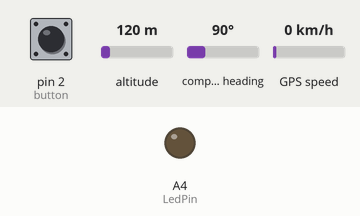
This sketch was run on a simulated Arduino Uno, built with avr-gcc and run on an emulated ATmega328P. On the bench: output pins drawn as LEDs (lit = HIGH). The inputs (shaded band) are chosen by the test bench; at power-on: pin 2 (button) HIGH, altitude 120 m, compass heading 90°, GPS speed 0 km/h. Storage starts empty; the GPS gets a fix after 3 s at 37.7749, -122.4194 with 8 satellites; what the sketch prints to the serial monitor is not drawn.

Above: at 1.2 s.
1.3 s: pin 2 (button) pulled LOW for 0.15 s
At 2.1 s:
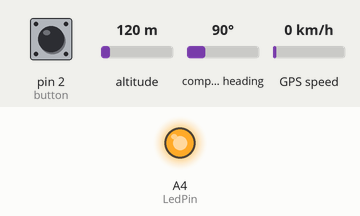
2.9 s: pin 2 (button) pulled LOW for 1 s
At 3.7 s:
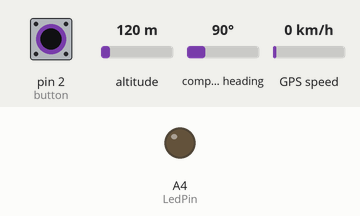
5.4 s: pin 2 (button) pulled LOW for 3.2 s
At 6.6 s:
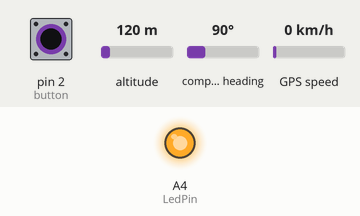
Timing chart, 0 to 8.4 s (numbered marks = the images above; inputs shaded):
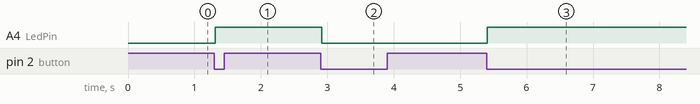

The sketch:

GPSinfromasjon.ino
```cpp
/*

Denne filen logger GPS-data i NMEA format til en tekstfil på et SD-kort.
Loggingen starter ved å trekke en byter. Det er per nå ingen måte å avslutte loggingen med den samme bryteren.
Loggingen avsluttes ved å ta ut SD-kortet fra SD-kort modulen.


Krav for opplastning/kjøring av programmet:
SD-kort
GPS-modul
SD-kort-modul
Arduino UNO

Steg for å komme kjøre programmet:
1. Last ned følgende biblioteker:
    https://github.com/thomasfredericks/Bounce2
    https://www.arduino.cc/reference/en/libraries/sd/
    https://docs.arduino.cc/learn/built-in-libraries/software-serial
    http://arduiniana.org/libraries/tinygpsplus/

 */

#include <Bounce2.h>                      // Bibliotek som brukes for bryteren
#include <SoftwareSerial.h>               // Bibliotek som gjør det mulig med seriell kommunikasjon
#include <TinyGPS++.h>                    // Bibliotek for GPS
#include <SD.h>                           // Bibliotek for SD-kort
#include <SPI.h>

// Definerer variabler
SoftwareSerial gpsSerial(7, 6);           // RX og TX pinner for GPS-modulen
TinyGPSPlus gps;
File gpsFile;                             // Lager en fil

int LedPin = A4;                          // LED lampe
const byte ButtonPin = 2;                 // Pinne til bryteren
Bounce button = Bounce();
bool LogFlag = false;

const int chipSelect = 8;                 // Pinne for the SD-kortmodulen

void buttonCheck()                        // Metode for å sjekke statusen til bryteren
{
  button.update();
  if(button.fell())
  {
    if (LogFlag)
    {
      LogFlag = 0;                        // Stopp å logge
    }
    else
    {
      LogFlag = 1;                        // Start å logge
    }
    digitalWrite (LedPin, LogFlag);       // LED lyser avhengig av bryteren
  }
}

void setup()
{
  Serial.begin(9600);                     // Starter seriell kommunikasjon, 9600 bps er baudraten
  gpsSerial.begin(9600);                  // Starter GPS-en

  button.attach(2,INPUT_PULLUP);          // Bryter aktivert med pull-up motstand
  pinMode(LedPin, OUTPUT);

  // Initialiserer SD-kortet
  Serial.print ("Initialiserer SD kort...");
  if (!SD.begin(chipSelect))
  {
    Serial.println("SD-kort initialiseringen feilet!");
    return;
  }
  Serial.println("Initialisering ferdig.");
  Serial.println("Lager tekstfil...");
}

void loop()
{
  buttonCheck();                                      // Ser om bryteren er på
  if(LogFlag == 1){                                   // Start å logge
    digitalWrite(LedPin, HIGH);                       // LED lyser
    gpsFile = SD.open("gpsfil.txt", FILE_WRITE);    // Oppretter en ny fil for skriving

  if (gpsFile){                                       // Sjekker om filen blir åpnet riktig
    gpsFile.close();
  }
    else
  {
    Serial.println("Feil med åpning av fil!");
    return;
  }
  while (gpsSerial.available() > 0)                   // Sjekker om data på GPS er tilgjengelig
  {
    if (gps.encode(gpsSerial.read()))
    {
      if (gps.location.isUpdated())
      {
        gpsFile = SD.open("gpsfil.txt", FILE_WRITE);

        if (gpsFile){                                 // Hvis filen kan åpnes ...
        gpsFile.print("$GPGGA,");                     // Skriver GGA setningen til filen
        gpsFile.print(gps.time.hour());
        gpsFile.print(gps.time.minute());
        gpsFile.print(gps.time.second());
        gpsFile.print(",");
        gpsFile.print(gps.location.rawLat().deg);
        gpsFile.print(gps.location.rawLat().billionths);
        gpsFile.print(gps.location.rawLat().negative ? ",S," : ",N,");
        gpsFile.print(",");
        gpsFile.print(gps.location.rawLng().deg);
        gpsFile.print(gps.location.rawLng().billionths);
        gpsFile.print(gps.location.rawLng().negative ? ",W," : ",E,");
        gpsFile.print(",1,");
        gpsFile.print(gps.satellites.value());
        gpsFile.print(",");
        gpsFile.print(gps.hdop.hdop());
        gpsFile.print(",");
        gpsFile.print(gps.altitude.meters());
        gpsFile.print(",M,");
        gpsFile.print(gps.altitude.isValid() ? "M," : ",,");
        gpsFile.print(",M,");
        gpsFile.println();

        gpsFile.print("$GPRMC,");                       // Skriver RMC setningen til filen
        gpsFile.print(gps.time.hour());
        gpsFile.print(gps.time.minute());
        gpsFile.print(gps.time.second());
        gpsFile.print(",A,");
        gpsFile.print(gps.location.rawLat().deg);
        gpsFile.print(gps.location.rawLat().billionths);
        gpsFile.print(gps.location.rawLat().negative ? ",S," : ",N,");
        gpsFile.print(",");
        gpsFile.print(gps.location.rawLng().deg);
        gpsFile.print(gps.location.rawLng().billionths);
        gpsFile.print(gps.location.rawLng().negative ? ",W," : ",E,");
        gpsFile.print(",");
        gpsFile.print(gps.speed.knots());
        gpsFile.print(",");
        gpsFile.print(gps.course.deg());
        gpsFile.print(",");
        gpsFile.print(gps.date.day());
        gpsFile.print(gps.date.month());
        gpsFile.print(gps.date.year());
        gpsFile.println();
          gpsFile.close();


        }

      }

    }

   }

  }
  }
```

Measured:
- after the input at 1.3 s, A4 (LedPin): LOW → HIGH at once
- after the input at 2.9 s, A4 (LedPin): HIGH → LOW at once
- after the input at 5.4 s, A4 (LedPin): LOW → HIGH at once
